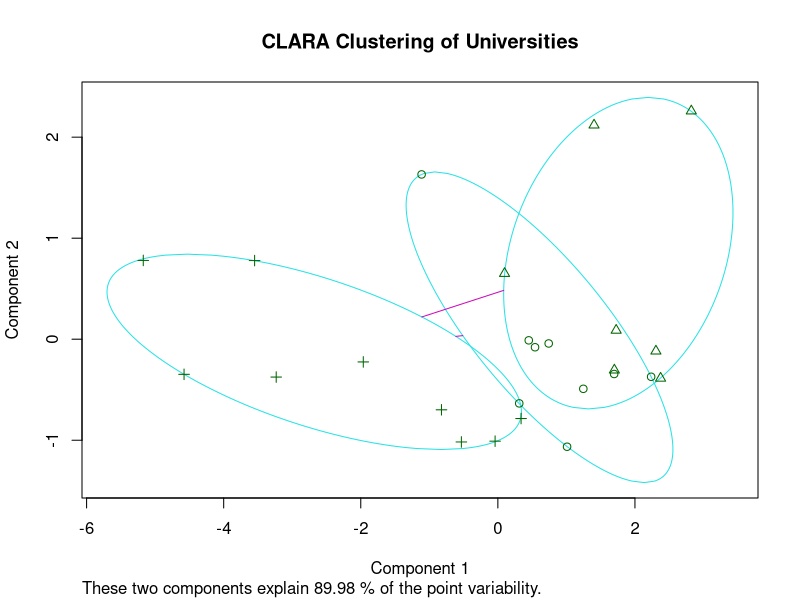
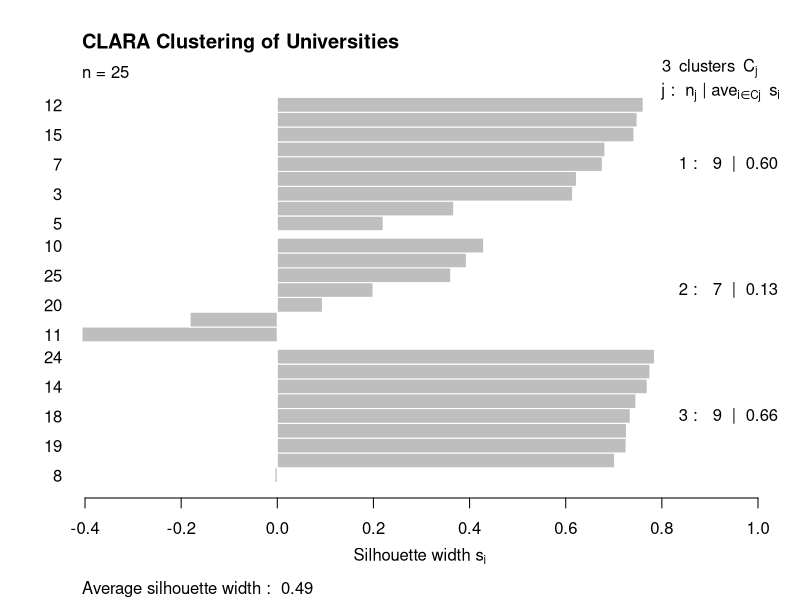

Source code (R) for these figures, in order:
# First, create a data frame with the given data
data <- data.frame(
  Univ = c("Brown", "CalTech", "CMU", "Columbia", "Cornell", "Dartmouth", "Duke", "Georgetown", "Harvard", "JohnsHopkins", "MIT", "Northwestern", "NotreDame", "PennState", "Princeton", "Purdue", "Stanford", "TexasA&M", "UCBerkeley", "UChicago", "UMichigan", "UPenn", "UVA", "UWisconsin", "Yale"),
  SAT = c(1310, 1415, 1260, 1310, 1280, 1340, 1315, 1255, 1400, 1305, 1380, 1260, 1255, 1081, 1375, 1005, 1360, 1075, 1240, 1290, 1180, 1285, 1225, 1085, 1375),
  Top10 = c(89, 100, 62, 76, 83, 89, 90, 74, 91, 75, 94, 85, 81, 38, 91, 28, 90, 49, 95, 75, 65, 80, 77, 40, 95),
  Accept = c(22, 25, 59, 24, 33, 23, 30, 24, 14, 44, 30, 39, 42, 54, 14, 90, 20, 67, 40, 50, 68, 36, 44, 69, 19),
  SFRatio = c(13, 6, 9, 12, 13, 10, 12, 12, 11, 7, 10, 11, 13, 18, 8, 19, 12, 25, 17, 13, 16, 11, 14, 15, 11),
  Expenses = c(22704, 63575, 25026, 31510, 21864, 32162, 31585, 20126, 39525, 58691, 34870, 28052, 15122, 10185, 30220, 9066, 36450, 8704, 15140, 38380, 15470, 27553, 13349, 11857, 43514),
  Rate = c(94, 81, 72, 88, 90, 95, 95, 92, 97, 87, 91, 89, 94, 80, 95, 69, 93, 67, 78, 87, 85, 90, 92, 71, 96)
)

# Perform CLARA clustering
library(cluster)
clara_result <- clara(data[, 2:7], k = 3)  # You can change the number of clusters (k) as needed

# Plot the clusters
plot(clara_result, main = "CLARA Clustering of Universities")